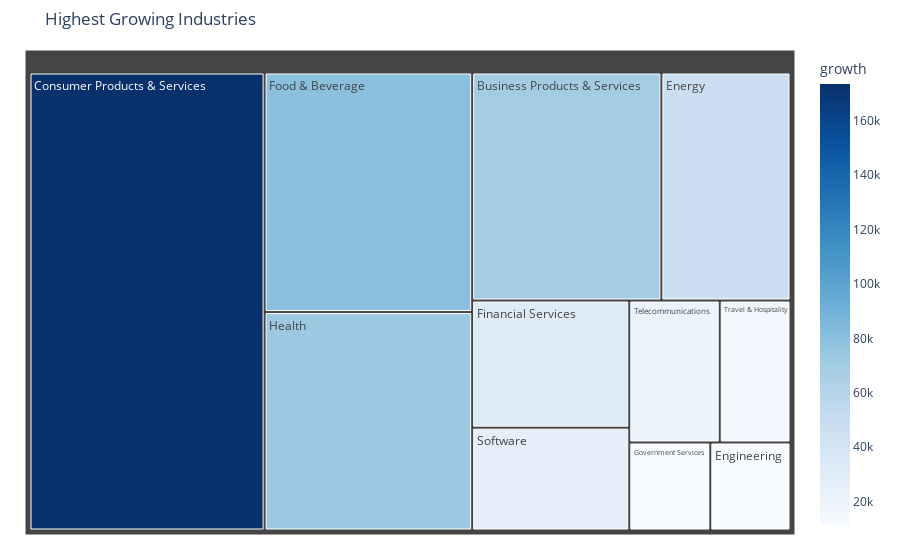

Notebook code cell kept with this figure:
### Code cell
fig.update_layout(
    title='Highest Growing Industries',
    margin=dict(t=50, l=25, r=25, b=25)
)

fig.show()

### Figure 1 — Plotly figure (JSON) as saved in the notebook; plotly's stock layout.template omitted (floating-point values rounded to 4 significant figures)
{"data": [{"branchvalues": "total", "customdata": [["Business Products & Services", 69550.0, 2, 69550.0], ["Consumer Products & Services", 173500.0, 3, 173500.0], ["Energy", 47440.0, 4, 47440.0], ["Engineering", 11370.0, 1, 11370.0], ["Financial Services", 32200.0, 4, 32200.0], ["Food & Beverage", 80150.0, 3, 80150.0], ["Government Services", 11500.0, 1, 11500.0], ["Health", 73090.0, 7, 73090.0], ["Software", 26040.0, 1, 26040.0], ["Telecommunications", 20690.0, 1, 20690.0], ["Travel & Hospitality", 16190.0, 1, 16190.0]], "domain": {"x": [0, 1], "y": [0, 1]}, "hovertemplate": "labels=%{label}<br>growth_sum=%{value}<br>parent=%{parent}<br>id=%{id}<br>industry=%{customdata[0]}<br>growth=%{color}<br>yrs_on_list=%{customdata[2]}<extra></extra>", "ids": ["Business Products & Services", "Consumer Products & Services", "Energy", "Engineering", "Financial Services", "Food & Beverage", "Government Services", "Health", "Software", "Telecommunications", "Travel & Hospitality"], "labels": ["Business Products & Services", "Consumer Products & Services", "Energy", "Engineering", "Financial Services", "Food & Beverage", "Government Services", "Health", "Software", "Telecommunications", "Travel & Hospitality"], "marker": {"coloraxis": "coloraxis", "colors": [69550.0, 173500.0, 47440.0, 11370.0, 32200.0, 80150.0, 11500.0, 73090.0, 26040.0, 20690.0, 16190.0]}, "name": "", "parents": ["", "", "", "", "", "", "", "", "", "", ""], "type": "treemap", "values": [69550.0, 173500.0, 47440.0, 11370.0, 32200.0, 80150.0, 11500.0, 73090.0, 26040.0, 20690.0, 16190.0]}], "layout": {"coloraxis": {"colorbar": {"title": {"text": "growth"}}, "colorscale": [[0, "rgb(247,251,255)"], [0.125, "rgb(222,235,247)"], [0.25, "rgb(198,219,239)"], [0.375, "rgb(158,202,225)"], [0.5, "rgb(107,174,214)"], [0.625, "rgb(66,146,198)"], [0.75, "rgb(33,113,181)"], [0.875, "rgb(8,81,156)"], [1, "rgb(8,48,107)"]]}, "legend": {"tracegroupgap": 0}, "margin": {"b": 25, "l": 25, "r": 25, "t": 50}, "title": {"text": "Highest Growing Industries"}}}
